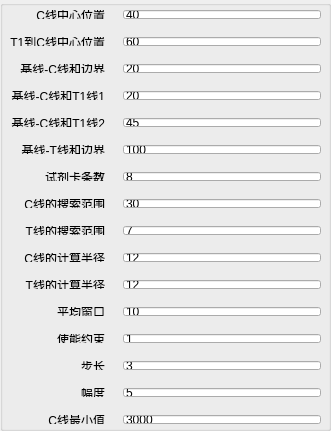
     <widget class="QGroupBox" name="groupBox">
      <property name="geometry">
       <rect>
        <x>0</x>
        <y>90</y>
        <width>331</width>
        <height>431</height>
       </rect>
      </property>
      <property name="title">
       <string/>
      </property>
      <widget class="QWidget" name="layoutWidget">
       <property name="geometry">
        <rect>
         <x>10</x>
         <y>10</y>
         <width>311</width>
         <height>414</height>
        </rect>
       </property>
       <layout class="QHBoxLayout" name="horizontalLayout">
        <property name="spacing">
         <number>18</number>
        </property>
        <item>
         <layout class="QGridLayout" name="gridLayout_2">
          <item row="13" column="0">
           <widget class="QLabel" name="Information_label17">
            <property name="text">
             <string>步长</string>
            </property>
            <property name="alignment">
             <set>Qt::AlignRight|Qt::AlignTrailing|Qt::AlignVCenter</set>
            </property>
           </widget>
          </item>
          <item row="15" column="0">
           <widget class="QLabel" name="Information_label19">
            <property name="text">
             <string>C线最小值</string>
            </property>
            <property name="alignment">
             <set>Qt::AlignRight|Qt::AlignTrailing|Qt::AlignVCenter</set>
            </property>
           </widget>
          </item>
          <item row="2" column="0">
           <widget class="QLabel" name="Information_label6">
            <property name="text">
             <string>基线-C线和边界</string>
            </property>
            <property name="alignment">
             <set>Qt::AlignRight|Qt::AlignTrailing|Qt::AlignVCenter</set>
            </property>
           </widget>
          </item>
          <item row="4" column="0">
           <widget class="QLabel" name="Information_label8">
            <property name="text">
             <string>基线-C线和T1线2</string>
            </property>
            <property name="alignment">
             <set>Qt::AlignRight|Qt::AlignTrailing|Qt::AlignVCenter</set>
            </property>
           </widget>
          </item>
          <item row="6" column="0">
           <widget class="QLabel" name="Information_label10">
            <property name="text">
             <string>试剂卡条数</string>
            </property>
            <property name="alignment">
             <set>Qt::AlignRight|Qt::AlignTrailing|Qt::AlignVCenter</set>
            </property>
           </widget>
          </item>
          <item row="8" column="0">
           <widget class="QLabel" name="Information_label12">
            <property name="text">
             <string>T线的搜索范围</string>
            </property>
            <property name="alignment">
             <set>Qt::AlignRight|Qt::AlignTrailing|Qt::AlignVCenter</set>
            </property>
           </widget>
          </item>
          <item row="12" column="0">
           <widget class="QLabel" name="Information_label16">
            <property name="text">
             <string>使能约束</string>
            </property>
            <property name="alignment">
             <set>Qt::AlignRight|Qt::AlignTrailing|Qt::AlignVCenter</set>
            </property>
           </widget>
          </item>
          <item row="14" column="0">
           <widget class="QLabel" name="Information_label18">
            <property name="text">
             <string>幅度</string>
            </property>
            <property name="alignment">
             <set>Qt::AlignRight|Qt::AlignTrailing|Qt::AlignVCenter</set>
            </property>
           </widget>
          </item>
          <item row="0" column="0">
           <widget class="QLabel" name="Information_label4">
            <property name="text">
             <string>C线中心位置</string>
            </property>
            <property name="alignment">
             <set>Qt::AlignRight|Qt::AlignTrailing|Qt::AlignVCenter</set>
            </property>
           </widget>
          </item>
          <item row="1" column="0">
           <widget class="QLabel" name="Information_label5">
            <property name="text">
             <string>T1到C线中心位置</string>
            </property>
            <property name="alignment">
             <set>Qt::AlignRight|Qt::AlignTrailing|Qt::AlignVCenter</set>
            </property>
           </widget>
          </item>
          <item row="3" column="0">
           <widget class="QLabel" name="Information_label7">
            <property name="text">
             <string>基线-C线和T1线1</string>
            </property>
            <property name="alignment">
             <set>Qt::AlignRight|Qt::AlignTrailing|Qt::AlignVCenter</set>
            </property>
           </widget>
          </item>
          <item row="5" column="0">
           <widget class="QLabel" name="Information_label9">
            <property name="text">
             <string>基线-T线和边界</string>
            </property>
            <property name="alignment">
             <set>Qt::AlignRight|Qt::AlignTrailing|Qt::AlignVCenter</set>
            </property>
           </widget>
          </item>
          <item row="7" column="0">
           <widget class="QLabel" name="Information_label11">
            <property name="text">
             <string>C线的搜索范围</string>
            </property>
            <property name="alignment">
             <set>Qt::AlignRight|Qt::AlignTrailing|Qt::AlignVCenter</set>
            </property>
           </widget>
          </item>
          <item row="11" column="0">
           <widget class="QLabel" name="Information_label15">
            <property name="text">
             <string>平均窗口</string>
            </property>
            <property name="alignment">
             <set>Qt::AlignRight|Qt::AlignTrailing|Qt::AlignVCenter</set>
            </property>
           </widget>
          </item>
          <item row="9" column="0">
           <widget class="QLabel" name="Information_label13">
            <property name="text">
             <string>C线的计算半径</string>
            </property>
            <property name="alignment">
             <set>Qt::AlignRight|Qt::AlignTrailing|Qt::AlignVCenter</set>
            </property>
           </widget>
          </item>
          <item row="10" column="0">
           <widget class="QLabel" name="Information_label14">
            <property name="text">
             <string>T线的计算半径</string>
            </property>
            <property name="alignment">
             <set>Qt::AlignRight|Qt::AlignTrailing|Qt::AlignVCenter</set>
            </property>
           </widget>
          </item>
         </layout>
        </item>
        <item>
         <layout class="QGridLayout" name="gridLayout">
          <item row="0" column="0">
           <widget class="QLineEdit" name="Center_LineC">
            <property name="text">
             <string>40</string>
            </property>
           </widget>
          </item>
          <item row="1" column="0">
           <widget class="QLineEdit" name="T1_Ccenter">
            <property name="text">
             <string>60</string>
            </property>
           </widget>
          </item>
          <item row="2" column="0">
           <widget class="QLineEdit" name="base_CAndEdge">
            <property name="text">
             <string>20</string>
            </property>
           </widget>
          </item>
          <item row="3" column="0">
           <widget class="QLineEdit" name="base_CAndT1_1">
            <property name="text">
             <string>20</string>
            </property>
           </widget>
          </item>
          <item row="5" column="0">
           <widget class="QLineEdit" name="base_TAndEdge">
            <property name="text">
             <string>100</string>
            </property>
           </widget>
          </item>
          <item row="6" column="0">
           <widget class="QLineEdit" name="ProductNum">
            <property name="text">
             <string>8</string>
            </property>
           </widget>
          </item>
          <item row="8" column="0">
           <widget class="QLineEdit" name="SearchHalfRadius_C">
            <property name="text">
             <string>30</string>
            </property>
           </widget>
          </item>
          <item row="9" column="0">
           <widget class="QLineEdit" name="SearchHalfRadius_T">
            <property name="text">
             <string>7</string>
            </property>
           </widget>
          </item>
          <item row="10" column="0">
           <widget class="QLineEdit" name="AreaC_HalfRadius">
            <property name="text">
             <string>12</string>
            </property>
           </widget>
          </item>
          <item row="11" column="0">
           <widget class="QLineEdit" name="AreaT_HalfRadius">
            <property name="text">
             <string>12</string>
            </property>
           </widget>
          </item>
          <item row="12" column="0">
           <widget class="QLineEdit" name="WinSize">
            <property name="text">
             <string>10</string>
            </property>
           </widget>
          </item>
          <item row="13" column="0">
           <widget class="QLineEdit" name="LimitEnabled">
            <property name="text">
             <string>1</string>
            </property>
           </widget>
          </item>
          <item row="14" column="0">
           <widget class="QLineEdit" name="C_StepSize">
            <property name="text">
             <string>3</string>
            </property>
           </widget>
          </item>
          <item row="15" column="0">
           <widget class="QLineEdit" name="C_Magnitude">
            <property name="text">
             <string>5</string>
            </property>
           </widget>
          </item>
          <item row="16" column="0">
           <widget class="QLineEdit" name="C_Min">
            <property name="text">
             <string>3000</string>
            </property>
           </widget>
          </item>
          <item row="4" column="0">
           <widget class="QLineEdit" name="base_CAndT1_2">
            <property name="text">
             <string>45</string>
            </property>
           </widget>
          </item>
         </layout>
        </item>
       </layout>
      </widget>
     </widget>
